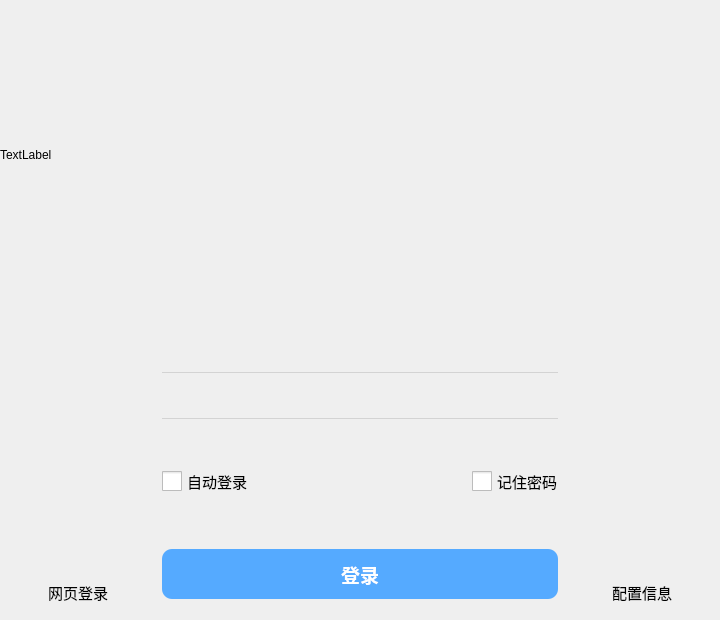
<?xml version="1.0" encoding="UTF-8"?>
<ui version="4.0">
 <class>LoginForm</class>
 <widget class="QWidget" name="LoginForm">
  <property name="geometry">
   <rect>
    <x>0</x>
    <y>0</y>
    <width>720</width>
    <height>620</height>
   </rect>
  </property>
  <property name="minimumSize">
   <size>
    <width>0</width>
    <height>0</height>
   </size>
  </property>
  <property name="maximumSize">
   <size>
    <width>1000</width>
    <height>1000</height>
   </size>
  </property>
  <property name="windowTitle">
   <string>Form</string>
  </property>
  <layout class="QVBoxLayout" name="verticalLayout" stretch="5,5">
   <property name="spacing">
    <number>0</number>
   </property>
   <property name="leftMargin">
    <number>0</number>
   </property>
   <property name="topMargin">
    <number>0</number>
   </property>
   <property name="rightMargin">
    <number>0</number>
   </property>
   <property name="bottomMargin">
    <number>0</number>
   </property>
   <item>
    <widget class="QWidget" name="widget" native="true">
     <property name="styleSheet">
      <string notr="true"/>
     </property>
     <layout class="QHBoxLayout" name="horizontalLayout_2">
      <property name="spacing">
       <number>0</number>
      </property>
      <property name="leftMargin">
       <number>0</number>
      </property>
      <property name="topMargin">
       <number>0</number>
      </property>
      <property name="rightMargin">
       <number>0</number>
      </property>
      <property name="bottomMargin">
       <number>0</number>
      </property>
      <item>
       <widget class="QLabel" name="login_top_bg_label">
        <property name="text">
         <string>TextLabel</string>
        </property>
       </widget>
      </item>
     </layout>
    </widget>
   </item>
   <item>
    <widget class="QWidget" name="widget_2" native="true">
     <property name="styleSheet">
      <string notr="true"/>
     </property>
     <layout class="QHBoxLayout" name="horizontalLayout" stretch="2,6,2">
      <property name="bottomMargin">
       <number>12</number>
      </property>
      <item alignment="Qt::AlignBottom">
       <widget class="QPushButton" name="url_pushButton">
        <property name="sizePolicy">
         <sizepolicy hsizetype="Minimum" vsizetype="Preferred">
          <horstretch>0</horstretch>
          <verstretch>0</verstretch>
         </sizepolicy>
        </property>
        <property name="font">
         <font>
          <family>幼圆</family>
          <pointsize>11</pointsize>
         </font>
        </property>
        <property name="text">
         <string>网页登录</string>
        </property>
        <property name="flat">
         <bool>true</bool>
        </property>
       </widget>
      </item>
      <item>
       <widget class="QWidget" name="widget_3" native="true">
        <property name="styleSheet">
         <string notr="true"/>
        </property>
        <layout class="QGridLayout" name="gridLayout">
         <item row="4" column="1" alignment="Qt::AlignRight">
          <widget class="QCheckBox" name="remember_passwd_checkBox">
           <property name="sizePolicy">
            <sizepolicy hsizetype="Preferred" vsizetype="Preferred">
             <horstretch>0</horstretch>
             <verstretch>0</verstretch>
            </sizepolicy>
           </property>
           <property name="minimumSize">
            <size>
             <width>0</width>
             <height>0</height>
            </size>
           </property>
           <property name="font">
            <font>
             <family>幼圆</family>
             <pointsize>11</pointsize>
            </font>
           </property>
           <property name="styleSheet">
            <string notr="true">QCheckBox {
    spacing: 5px;
}

QCheckBox::indicator {
    width: 20px;
    height: 20px;
}</string>
           </property>
           <property name="text">
            <string>记住密码</string>
           </property>
          </widget>
         </item>
         <item row="5" column="0" colspan="2">
          <widget class="QPushButton" name="login_pushButton">
           <property name="enabled">
            <bool>false</bool>
           </property>
           <property name="sizePolicy">
            <sizepolicy hsizetype="Minimum" vsizetype="Preferred">
             <horstretch>0</horstretch>
             <verstretch>0</verstretch>
            </sizepolicy>
           </property>
           <property name="minimumSize">
            <size>
             <width>0</width>
             <height>0</height>
            </size>
           </property>
           <property name="maximumSize">
            <size>
             <width>16777215</width>
             <height>50</height>
            </size>
           </property>
           <property name="font">
            <font>
             <family>幼圆</family>
             <pointsize>14</pointsize>
             <weight>75</weight>
             <bold>true</bold>
            </font>
           </property>
           <property name="styleSheet">
            <string notr="true">QPushButton {
	background-color: rgb(85, 170, 255);
	border-radius: 10px;
	color: white;
	spacing: 500px;
}
QPushButton:hover {
	background-color: rgb(0, 170, 255);
}
QPushButton:pressed {
	background-color: rgb(85,85,255);
}
</string>
           </property>
           <property name="text">
            <string>登录</string>
           </property>
          </widget>
         </item>
         <item row="4" column="0">
          <widget class="QCheckBox" name="Auto_login_checkBox">
           <property name="sizePolicy">
            <sizepolicy hsizetype="Preferred" vsizetype="Preferred">
             <horstretch>0</horstretch>
             <verstretch>0</verstretch>
            </sizepolicy>
           </property>
           <property name="minimumSize">
            <size>
             <width>0</width>
             <height>0</height>
            </size>
           </property>
           <property name="font">
            <font>
             <family>幼圆</family>
             <pointsize>11</pointsize>
            </font>
           </property>
           <property name="styleSheet">
            <string notr="true">QCheckBox {
    spacing: 5px;
}

QCheckBox::indicator {
    width: 20px;
    height: 20px;
}</string>
           </property>
           <property name="text">
            <string>自动登录</string>
           </property>
           <property name="iconSize">
            <size>
             <width>16</width>
             <height>16</height>
            </size>
           </property>
          </widget>
         </item>
         <item row="1" column="0" colspan="2">
          <widget class="QLineEdit" name="username_lineEdit">
           <property name="minimumSize">
            <size>
             <width>0</width>
             <height>40</height>
            </size>
           </property>
           <property name="maximumSize">
            <size>
             <width>16777215</width>
             <height>30</height>
            </size>
           </property>
           <property name="font">
            <font>
             <family>微软雅黑</family>
             <pointsize>15</pointsize>
            </font>
           </property>
           <property name="styleSheet">
            <string notr="true">QLineEdit {
	font-size: 15pt;
	border: none;
	border-bottom: 1px solid lightgray;
	background-color: transparent;
}
QLineEdit:hover {
	border-bottom:1px solid gray;
}
QLineEdit:focus {
border-bottom: 1px solid rgb(18,183,245);
}</string>
           </property>
          </widget>
         </item>
         <item row="3" column="0" colspan="2">
          <widget class="QLineEdit" name="passwd_lineEdit">
           <property name="minimumSize">
            <size>
             <width>0</width>
             <height>40</height>
            </size>
           </property>
           <property name="maximumSize">
            <size>
             <width>16777215</width>
             <height>30</height>
            </size>
           </property>
           <property name="font">
            <font>
             <family>微软雅黑</family>
             <pointsize>15</pointsize>
            </font>
           </property>
           <property name="styleSheet">
            <string notr="true">QLineEdit {
	font-size: 15pt;
	border: none;
	border-bottom: 1px solid lightgray;
	background-color: transparent;
}
QLineEdit:hover {
	border-bottom:1px solid gray;
}
QLineEdit:focus {
border-bottom: 1px solid rgb(18,183,245);
}</string>
           </property>
           <property name="echoMode">
            <enum>QLineEdit::Password</enum>
           </property>
           <property name="clearButtonEnabled">
            <bool>true</bool>
           </property>
          </widget>
         </item>
        </layout>
       </widget>
      </item>
      <item alignment="Qt::AlignBottom">
       <widget class="QPushButton" name="config_pushButton">
        <property name="sizePolicy">
         <sizepolicy hsizetype="Minimum" vsizetype="Preferred">
          <horstretch>0</horstretch>
          <verstretch>0</verstretch>
         </sizepolicy>
        </property>
        <property name="font">
         <font>
          <family>幼圆</family>
          <pointsize>11</pointsize>
         </font>
        </property>
        <property name="text">
         <string>配置信息</string>
        </property>
        <property name="flat">
         <bool>true</bool>
        </property>
       </widget>
      </item>
     </layout>
    </widget>
   </item>
  </layout>
 </widget>
 <resources/>
 <connections>
  <connection>
   <sender>url_pushButton</sender>
   <signal>clicked()</signal>
   <receiver>LoginForm</receiver>
   <slot>open_url_link()</slot>
   <hints>
    <hint type="sourcelabel">
     <x>54</x>
     <y>324</y>
    </hint>
    <hint type="destinationlabel">
     <x>-39</x>
     <y>306</y>
    </hint>
   </hints>
  </connection>
  <connection>
   <sender>passwd_lineEdit</sender>
   <signal>textChanged(QString)</signal>
   <receiver>LoginForm</receiver>
   <slot>enable_login_btn()</slot>
   <hints>
    <hint type="sourcelabel">
     <x>295</x>
     <y>224</y>
    </hint>
    <hint type="destinationlabel">
     <x>521</x>
     <y>224</y>
    </hint>
   </hints>
  </connection>
  <connection>
   <sender>login_pushButton</sender>
   <signal>clicked()</signal>
   <receiver>LoginForm</receiver>
   <slot>ckeck_login()</slot>
   <hints>
    <hint type="sourcelabel">
     <x>290</x>
     <y>299</y>
    </hint>
    <hint type="destinationlabel">
     <x>538</x>
     <y>301</y>
    </hint>
   </hints>
  </connection>
  <connection>
   <sender>Auto_login_checkBox</sender>
   <signal>clicked(bool)</signal>
   <receiver>LoginForm</receiver>
   <slot>auto_login()</slot>
   <hints>
    <hint type="sourcelabel">
     <x>149</x>
     <y>261</y>
    </hint>
    <hint type="destinationlabel">
     <x>-60</x>
     <y>258</y>
    </hint>
   </hints>
  </connection>
  <connection>
   <sender>remember_passwd_checkBox</sender>
   <signal>clicked(bool)</signal>
   <receiver>LoginForm</receiver>
   <slot>remember_pwd()</slot>
   <hints>
    <hint type="sourcelabel">
     <x>323</x>
     <y>258</y>
    </hint>
    <hint type="destinationlabel">
     <x>530</x>
     <y>260</y>
    </hint>
   </hints>
  </connection>
  <connection>
   <sender>username_lineEdit</sender>
   <signal>textChanged(QString)</signal>
   <receiver>LoginForm</receiver>
   <slot>enable_login_btn()</slot>
   <hints>
    <hint type="sourcelabel">
     <x>344</x>
     <y>179</y>
    </hint>
    <hint type="destinationlabel">
     <x>524</x>
     <y>178</y>
    </hint>
   </hints>
  </connection>
  <connection>
   <sender>config_pushButton</sender>
   <signal>clicked()</signal>
   <receiver>LoginForm</receiver>
   <slot>open_config_pane()</slot>
   <hints>
    <hint type="sourcelabel">
     <x>451</x>
     <y>331</y>
    </hint>
    <hint type="destinationlabel">
     <x>517</x>
     <y>306</y>
    </hint>
   </hints>
  </connection>
 </connections>
 <slots>
  <slot>open_url_link()</slot>
  <slot>enable_login_btn()</slot>
  <slot>ckeck_login()</slot>
  <slot>auto_login()</slot>
  <slot>remember_pwd()</slot>
  <slot>open_config_pane()</slot>
 </slots>
</ui>
